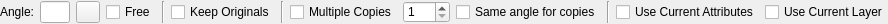
<?xml version="1.0" encoding="UTF-8"?>
<ui version="4.0">
 <class>LC_MoveRotateOptionsWidget</class>
 <widget class="QWidget" name="LC_MoveRotateOptionsWidget">
  <property name="geometry">
   <rect>
    <x>0</x>
    <y>0</y>
    <width>888</width>
    <height>24</height>
   </rect>
  </property>
  <property name="sizePolicy">
   <sizepolicy hsizetype="Preferred" vsizetype="Preferred">
    <horstretch>0</horstretch>
    <verstretch>0</verstretch>
   </sizepolicy>
  </property>
  <property name="minimumSize">
   <size>
    <width>128</width>
    <height>22</height>
   </size>
  </property>
  <property name="maximumSize">
   <size>
    <width>16777215</width>
    <height>16777215</height>
   </size>
  </property>
  <property name="windowTitle">
   <string>Move Rotate Options</string>
  </property>
  <layout class="QGridLayout" name="gridLayout">
   <property name="leftMargin">
    <number>0</number>
   </property>
   <property name="topMargin">
    <number>1</number>
   </property>
   <property name="rightMargin">
    <number>0</number>
   </property>
   <property name="bottomMargin">
    <number>1</number>
   </property>
   <item row="0" column="12">
    <widget class="QCheckBox" name="cbCurrentAttr">
     <property name="toolTip">
      <string>If checked, current attributes will be applied to created entities, otherwise original ones will be used. </string>
     </property>
     <property name="text">
      <string>Use Current Attributes</string>
     </property>
    </widget>
   </item>
   <item row="0" column="9">
    <widget class="QSpinBox" name="sbNumberOfCopies">
     <property name="toolTip">
      <string>Number of copies.</string>
     </property>
     <property name="minimum">
      <number>1</number>
     </property>
     <property name="maximum">
      <number>100</number>
     </property>
    </widget>
   </item>
   <item row="0" column="11">
    <widget class="Line" name="line">
     <property name="orientation">
      <enum>Qt::Orientation::Vertical</enum>
     </property>
    </widget>
   </item>
   <item row="0" column="6">
    <widget class="QCheckBox" name="cbKeepOriginals">
     <property name="toolTip">
      <string>If checked, original entities will survive, otherwise they will be removed. </string>
     </property>
     <property name="text">
      <string>Keep Originals</string>
     </property>
    </widget>
   </item>
   <item row="0" column="10">
    <widget class="QCheckBox" name="cbSameAngleForCopies">
     <property name="toolTip">
      <string>If checked, all copies will be rotated by the same agle. Otherwise, angle will be proportional to number of each copy. </string>
     </property>
     <property name="text">
      <string>Same angle for copies</string>
     </property>
    </widget>
   </item>
   <item row="0" column="0">
    <widget class="QLabel" name="label">
     <property name="text">
      <string>Angle:</string>
     </property>
    </widget>
   </item>
   <item row="0" column="14">
    <spacer name="horizontalSpacer">
     <property name="orientation">
      <enum>Qt::Orientation::Horizontal</enum>
     </property>
     <property name="sizeHint" stdset="0">
      <size>
       <width>0</width>
       <height>20</height>
      </size>
     </property>
    </spacer>
   </item>
   <item row="0" column="7">
    <widget class="Line" name="line_2">
     <property name="orientation">
      <enum>Qt::Orientation::Vertical</enum>
     </property>
    </widget>
   </item>
   <item row="0" column="5">
    <widget class="Line" name="line_3">
     <property name="orientation">
      <enum>Qt::Orientation::Vertical</enum>
     </property>
    </widget>
   </item>
   <item row="0" column="4">
    <widget class="QCheckBox" name="cbFreeAngle">
     <property name="toolTip">
      <string>If checked, rotation angle is defined by mouse. Otherwise, specified value is used.</string>
     </property>
     <property name="text">
      <string>Free</string>
     </property>
    </widget>
   </item>
   <item row="0" column="13">
    <widget class="QCheckBox" name="cbCurrentLayer">
     <property name="toolTip">
      <string>If checked, created entities will be placed into current layer, otherwise the will be in original layers. </string>
     </property>
     <property name="text">
      <string>Use Current Layer</string>
     </property>
    </widget>
   </item>
   <item row="0" column="2">
    <widget class="QLineEdit" name="leAngle">
     <property name="sizePolicy">
      <sizepolicy hsizetype="Preferred" vsizetype="Preferred">
       <horstretch>0</horstretch>
       <verstretch>0</verstretch>
      </sizepolicy>
     </property>
     <property name="maximumSize">
      <size>
       <width>60</width>
       <height>16777215</height>
      </size>
     </property>
     <property name="toolTip">
      <string>Rotation angle. </string>
     </property>
    </widget>
   </item>
   <item row="0" column="8">
    <widget class="QCheckBox" name="cbMultipleCopies">
     <property name="toolTip">
      <string>If checked, multiple copies will be created. </string>
     </property>
     <property name="text">
      <string>Multiple Copies</string>
     </property>
    </widget>
   </item>
   <item row="0" column="3">
    <widget class="QToolButton" name="tbPickAngle">
     <property name="toolTip">
      <string>Pick angle from drawing</string>
     </property>
     <property name="text">
      <string/>
     </property>
     <property name="icon">
      <iconset resource="../../../../res/icons/icons.qrc">
       <normaloff>:/icons/interactive_pick_angle.lci</normaloff>:/icons/interactive_pick_angle.lci</iconset>
     </property>
    </widget>
   </item>
  </layout>
 </widget>
 <layoutdefault spacing="6" margin="11"/>
 <resources>
  <include location="../../../../res/icons/icons.qrc"/>
 </resources>
 <connections/>
</ui>
